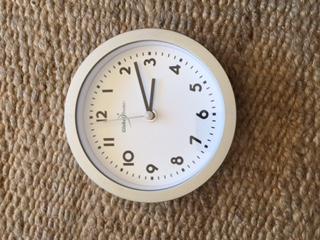
#> input picture Image processing/T01/relojes/IMG_2312.JPG, 320 x 240 px
$ python -i Segmentacion.py   (imports and definitions only)   (older library calls are emulated)
#> lines starting #> are read from the running program, lines starting #| are printed output that depends on the picture; after the words box and inside, x2 and y2 are one past the last pixel; in counts of white or black regions, pixels touching at a corner belong together
__author__ = 'vjmoreno'
import numpy as np
import scipy.misc
import os
from scipy import ndimage
from PIL import Image
from matplotlib import pyplot as plt


class Segmentacion:

    def __init__(self, filename):
#> called with filename = 'relojes/IMG_2312.JPG'
        self.filename = filename
        self.imagen = Image.open(self.filename)
#> self.imagen is the input picture: PIL image 320x240 RGB; mean R, G, B 148.3, 130.9, 113.8

    def realizar_segmentacion(self):
        self.calcular_promedio()
        self.eliminar_sombra()
        self.filtro_pasabajos()
        self.restar_minimo_fila()
        self.imagen_binaria()


    def calcular_promedio(self):
        '''Se calcula el promedio de los colores de las primeras 50
        lineas de pixelespara posteriormente aplicar un filtro pasabajos'''
        total = [0,0,0]
        pixels = 0
        for x in range(0,50):
            for y in range(0,self.imagen.size[1]):
                pixels += 1
                total = list(map(lambda x,y : x+y, total, list(self.imagen.getpixel((x,y))))) #se van sumando los colores RGB
#> after the loop, pixels = 12000; total = [1809195, 1524426, 1234900]
        self.avg = list(map(lambda x : int(x/pixels), total)) #se divide por el total de pixeles para obtener el promedio
#> self.avg = [150, 127, 102]

    def filtro_pasabajos(self):
        ''' Se aplica un fitro pasabajos a los pixeles que esten
         dentro de un rango mas o menos parecido al promedio de
        color de las 50 primeras filas de la imagen. Esto tiene
        como obtetivo evitar los pequeñas puntos blancos que quedan
         dentro de una imagen binaria cuando se utiliza otsu'''
        data = self.imagen.load()
        for x in range(0,self.imagen.size[0]):
            for y in range(0,self.imagen.size[1]):
                aux = 0
                #Se itera sobre los 3 colores rojo-verde-azul
                for number in range(3):
                    if  self.avg[number] - 40 < data[x,y][number] < self.avg[number] + 40: # rango de color
                        aux+=1
                #Si los 3 colores estan dentro del rango
                if aux == 3:
                    if (0 < x < self.imagen.size[0] - 1) and (0 < y < self.imagen.size[1] - 1):
                        #Lista con color del pixel central y de sus vecinos
                        n = [data[x-1,y-1],data[x-1,y], data[x,y-1], data[x,y], data[x+1,y+1], data[x+1,y], data[x,y+1], data[x+1,y-1], data[x-1,y+1]]
                        #Se suman los colores
                        s = [sum(i) for i in zip(*n)]
                        #Se divide por 9
                        r = tuple(map(lambda x: round(x/9), s))
                        #Se define el color
                        data[x,y] = r
        plt.imshow(self.imagen.rotate(-90))
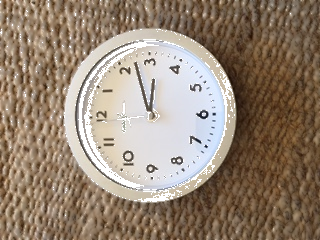
#> self.imagen: PIL image 320x240 RGB; mean R, G, B 150, 132.9, 116.2
        plt.title('IMAGEN CON FILTRO PASABAJOS EN EL FONDO CAFE')
        plt.show()
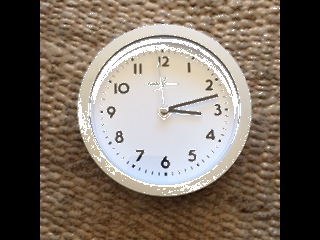
#> shown: shape (240, 320, 3); mean R, G, B 117.8, 106.6, 95.9

    def eliminar_sombra(self):
        ''' Metodo encargado de eliminar la sombra existente
         en la parte superior del reloj para posteriormente
         realizar otsu de mejor manera'''
        data = self.imagen.load()
        #Se recorre la imagen completa
        for x in range(0,self.imagen.size[0]):
            for y in range(0,self.imagen.size[1]):
                #Rango de color
                if (160 < data[x,y][0] < 200) and (160 < data[x,y][1] < 200) and (160 < data[x,y][2] < 200):
                    #Si esta dentro de ese rango de colores, el pixel se transforma a blanco
                    data[x,y] = (256,256,256)
        plt.imshow(self.imagen.rotate(-90))
        plt.title('IMAGEN CON SOMBRA DEL RELOJ ELIMINADA')
        plt.show()

    def restar_minimo_fila(self):
        '''Metodo que resta el minimo color de la fila a cada pixel'''
        #se itera en x
        for x in range(0,self.imagen.size[0]):
            _min_R = 256
            _min_G = 256
            _min_B = 256
            pixels = self.imagen.load()
            #se itera en y
            for y in range(0,self.imagen.size[1]):
                if _min_R > self.imagen.getpixel((x,y))[0]:
                    _min_R = self.imagen.getpixel((x,y))[0]
                if _min_R > self.imagen.getpixel((x,y))[1]:
                    _min_R = self.imagen.getpixel((x,y))[1]
                if _min_R > self.imagen.getpixel((x,y))[2]:
                    _min_R = self.imagen.getpixel((x,y))[2]
            # Se resta el minimo
            for y in range(0, self.imagen.size[1]):
                pixels[x,y] = (pixels[x,y][0] - _min_R, pixels[x,y][1] - _min_G, pixels[x,y][2] - _min_B)
        self.imagen.save('mascara.jpg')
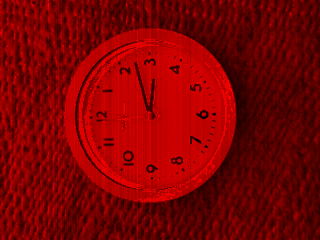
#> saved as mascara.jpg: PIL image 320x240 RGB; mean R, G, B 127.2, 0, 0
        plt.imshow(self.imagen.rotate(-90))
        plt.title('IMAGEN CON RESTA DEL MINIMO DE LA FILA POR PIXEL')
        plt.show()
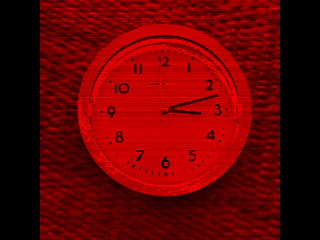
#> shown: shape (240, 320, 3); mean R, G, B 100.3, 0, 0

    def imagen_binaria(self):
        '''Obtenemos una imagen binaria'''
        #Se abre la imagen en grayscale
        imagen = Image.open('mascara.jpg').convert("L")
        #Se transforma a matriz
        imagen = ndimage.rotate(imagen, -90)
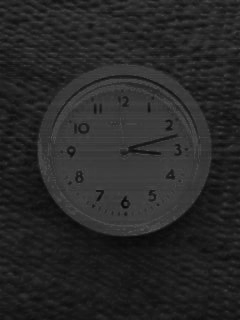
#> imagen: shape (320, 240); min 7, max 86, mean 39.4
        #Sefinimos un threshhold de 50, puesto que funciona bastante bien en todas las imagenes.
        imagen = np.asarray(imagen>50)
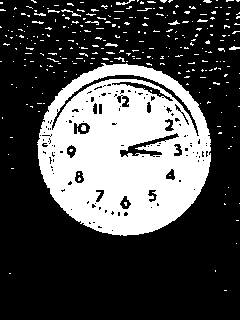
#> imagen: shape (320, 240) bool; 29.3% white; 276 white regions (262 under 20 px), largest, box (x1, y1, x2, y2) and area: (37, 63, 211, 236) 20772, (61, 9, 81, 17) 39, (116, 0, 135, 5) 37
        plt.imshow(imagen, cmap='Greys_r')
        plt.title("IMAGEN BINARIA CON 'MANCHAS'")
        plt.show()
        #Se rellenan los 'hoyos' existentes
        imagen = ndimage.binary_fill_holes(imagen)
#> imagen: shape (320, 240) bool; 32.5% white; 268 white regions (255 under 20 px), largest, box (x1, y1, x2, y2) and area: (37, 63, 211, 236) 23312, (61, 9, 81, 17) 39, (116, 0, 135, 5) 37
        #Se rellenan las manchas negras
        imagen = ndimage.binary_opening(imagen, structure=np.ones((5,5)).astype(int))
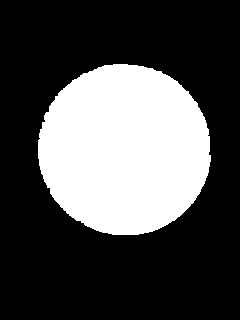
#> imagen: shape (320, 240) bool; 30.3% white; 1 white region, box (x1, y1, x2, y2) and area: (38, 64, 211, 235) 23266
        #Se rellenan las manchas blancas
        imagen = ndimage.binary_closing(imagen, structure=np.ones((5,5)).astype(int))
#> imagen: shape (320, 240) bool; 30.3% white; 1 white region, box (x1, y1, x2, y2) and area: (38, 64, 211, 235) 23273
        self.imagen_b = imagen
        #Se guarda la imagen obtenida
#> (the run stopped early here; a loop or call above may not have finished)

$ run again, on Image processing/T01/relojes/IMG_2314.JPG
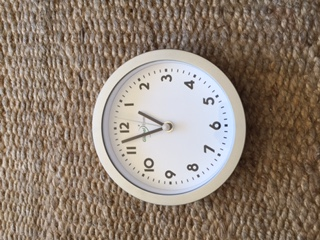
#> input picture Image processing/T01/relojes/IMG_2314.JPG, 320 x 240 px
#> in __init__, self.imagen is the input picture: PIL image 320x240 RGB; mean R, G, B 143.2, 127.6, 114
#> after the loop in calcular_promedio, `for x in range(0,50):`: pixels = 12000; total = [1785192, 1565035, 1362205]
#> self.avg = [148, 130, 113]
#> in restar_minimo_fila, `plt.show()`:
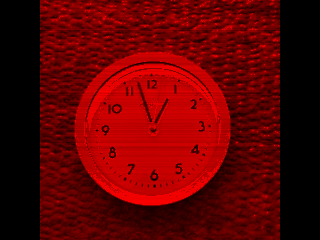
#> shown: shape (240, 320, 3); mean R, G, B 95.6, 0, 0
#> in imagen_binaria, `imagen = ndimage.binary_opening(imagen, structure=np.ones((5,5)).astyp..`:
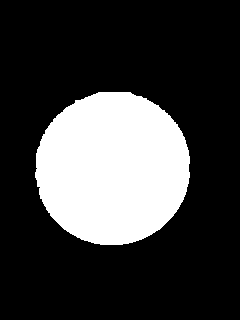
#> imagen: shape (320, 240) bool; 24.4% white; 1 white region, box (x1, y1, x2, y2) and area: (35, 92, 190, 245) 18711

$ run again, on Image processing/T01/relojes/IMG_2315.JPG
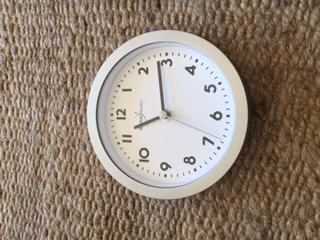
#> input picture Image processing/T01/relojes/IMG_2315.JPG, 320 x 240 px
#> in __init__, self.imagen is the input picture: PIL image 320x240 RGB; mean R, G, B 147, 131.9, 118.4
#> after the loop in calcular_promedio, `for x in range(0,50):`: pixels = 12000; total = [1813725, 1601573, 1408493]
#> self.avg = [151, 133, 117]
#> in restar_minimo_fila, `plt.show()`:
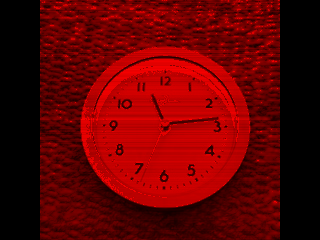
#> shown: shape (240, 320, 3); mean R, G, B 97.6, 0, 0
#> in imagen_binaria, `imagen = ndimage.binary_opening(imagen, structure=np.ones((5,5)).astyp..`:
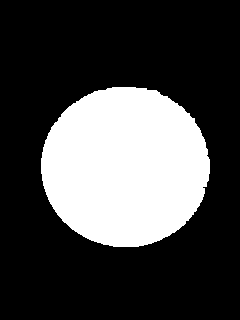
#> imagen: shape (320, 240) bool; 27.7% white; 1 white region, box (x1, y1, x2, y2) and area: (41, 87, 210, 247) 21295

$ run again, on Image processing/T01/relojes/IMG_2316.JPG
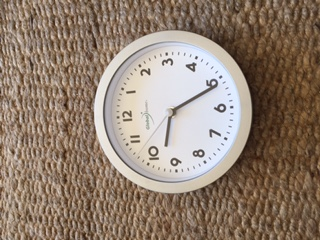
#> input picture Image processing/T01/relojes/IMG_2316.JPG, 320 x 240 px
#> in __init__, self.imagen is the input picture: PIL image 320x240 RGB; mean R, G, B 146, 128, 112.9
#> after the loop in calcular_promedio, `for x in range(0,50):`: pixels = 12000; total = [1810410, 1553222, 1331481]
#> self.avg = [150, 129, 110]
#> in imagen_binaria, `imagen = ndimage.binary_opening(imagen, structure=np.ones((5,5)).astyp..`:
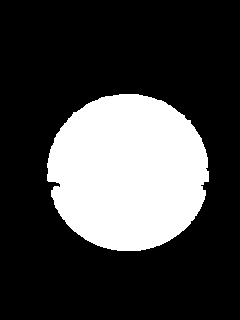
#> imagen: shape (320, 240) bool; 26% white; 1 white region, box (x1, y1, x2, y2) and area: (47, 94, 209, 251) 19953
